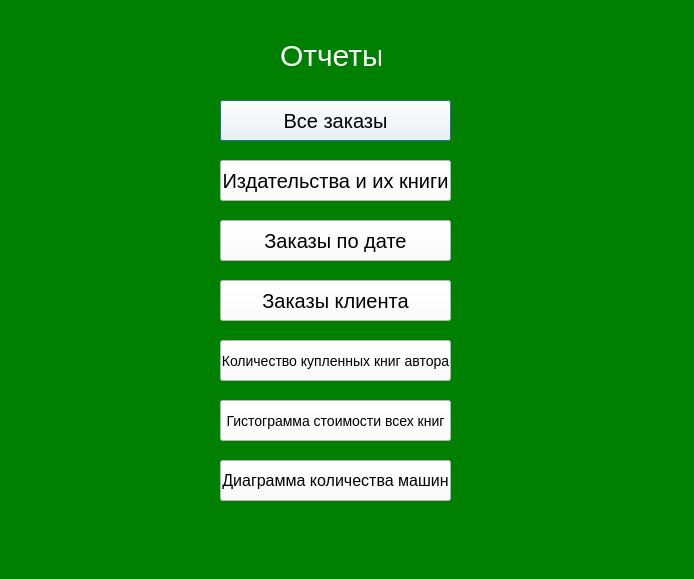
<?xml version="1.0" encoding="UTF-8"?>
<ui version="4.0">
 <class>Reports</class>
 <widget class="QDialog" name="Reports">
  <property name="geometry">
   <rect>
    <x>0</x>
    <y>0</y>
    <width>694</width>
    <height>579</height>
   </rect>
  </property>
  <property name="windowTitle">
   <string>Dialog</string>
  </property>
  <property name="styleSheet">
   <string notr="true">background-color: green</string>
  </property>
  <widget class="QLabel" name="label">
   <property name="geometry">
    <rect>
     <x>280</x>
     <y>30</y>
     <width>101</width>
     <height>51</height>
    </rect>
   </property>
   <property name="styleSheet">
    <string notr="true">color:white;
font-size: 30px</string>
   </property>
   <property name="text">
    <string>Отчеты</string>
   </property>
  </widget>
  <widget class="QPushButton" name="all_orders">
   <property name="geometry">
    <rect>
     <x>220</x>
     <y>100</y>
     <width>231</width>
     <height>41</height>
    </rect>
   </property>
   <property name="styleSheet">
    <string notr="true">background-color: white;
color: black;
font-size: 20px</string>
   </property>
   <property name="text">
    <string>Все заказы</string>
   </property>
  </widget>
  <widget class="QPushButton" name="publisher_books">
   <property name="geometry">
    <rect>
     <x>220</x>
     <y>160</y>
     <width>231</width>
     <height>41</height>
    </rect>
   </property>
   <property name="styleSheet">
    <string notr="true">background-color: white;
color: black;
font-size: 20px</string>
   </property>
   <property name="text">
    <string>Издательства и их книги</string>
   </property>
  </widget>
  <widget class="QPushButton" name="orders_by_date">
   <property name="geometry">
    <rect>
     <x>220</x>
     <y>220</y>
     <width>231</width>
     <height>41</height>
    </rect>
   </property>
   <property name="styleSheet">
    <string notr="true">background-color: white;
color: black;
font-size: 20px</string>
   </property>
   <property name="text">
    <string>Заказы по дате</string>
   </property>
  </widget>
  <widget class="QPushButton" name="client_orders">
   <property name="geometry">
    <rect>
     <x>220</x>
     <y>280</y>
     <width>231</width>
     <height>41</height>
    </rect>
   </property>
   <property name="styleSheet">
    <string notr="true">background-color: white;
color: black;
font-size: 20px</string>
   </property>
   <property name="text">
    <string>Заказы клиента</string>
   </property>
  </widget>
  <widget class="QPushButton" name="authors_books">
   <property name="geometry">
    <rect>
     <x>220</x>
     <y>340</y>
     <width>231</width>
     <height>41</height>
    </rect>
   </property>
   <property name="styleSheet">
    <string notr="true">background-color: white;
color: black;
font-size: 14px</string>
   </property>
   <property name="text">
    <string>Количество купленных книг автора</string>
   </property>
  </widget>
  <widget class="QPushButton" name="gistogramm">
   <property name="geometry">
    <rect>
     <x>220</x>
     <y>400</y>
     <width>231</width>
     <height>41</height>
    </rect>
   </property>
   <property name="styleSheet">
    <string notr="true">background-color: white;
color: black;
font-size: 14px</string>
   </property>
   <property name="text">
    <string>Гистограмма стоимости всех книг</string>
   </property>
  </widget>
  <widget class="QPushButton" name="diagramm">
   <property name="geometry">
    <rect>
     <x>220</x>
     <y>460</y>
     <width>231</width>
     <height>41</height>
    </rect>
   </property>
   <property name="styleSheet">
    <string notr="true">background-color: white;
color: black;
font-size: 16px</string>
   </property>
   <property name="text">
    <string>Диаграмма количества машин</string>
   </property>
  </widget>
 </widget>
 <resources/>
 <connections/>
</ui>
